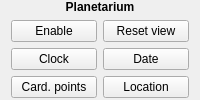
       <widget class="QFrame" name="groupSettings_2">
        <layout class="QGridLayout" name="gridLayout_5">
         <property name="topMargin">
          <number>0</number>
         </property>
         <property name="bottomMargin">
          <number>0</number>
         </property>
         <item row="0" column="0" colspan="2">
          <widget class="QLabel" name="label12_4">
           <property name="sizePolicy">
            <sizepolicy hsizetype="Preferred" vsizetype="Fixed">
             <horstretch>0</horstretch>
             <verstretch>0</verstretch>
            </sizepolicy>
           </property>
           <property name="text">
            <string>&lt;html&gt;&lt;head/&gt;&lt;body&gt;&lt;p&gt;&lt;span style=&quot; font-weight:600;&quot;&gt;Planetarium&lt;/span&gt;&lt;/p&gt;&lt;/body&gt;&lt;/html&gt;</string>
           </property>
           <property name="alignment">
            <set>Qt::AlignCenter</set>
           </property>
          </widget>
         </item>
         <item row="1" column="0">
          <widget class="QPushButton" name="btnInit">
           <property name="toolTip">
            <string>Enable Planetarium mode.</string>
           </property>
           <property name="text">
            <string>Enable</string>
           </property>
           <property name="checkable">
            <bool>true</bool>
           </property>
          </widget>
         </item>
         <item row="4" column="0">
          <widget class="QPushButton" name="btnShowCard">
           <property name="toolTip">
            <string>Show the PlanetC cardinal points.</string>
           </property>
           <property name="text">
            <string>Card. points</string>
           </property>
           <property name="checkable">
            <bool>true</bool>
           </property>
          </widget>
         </item>
         <item row="4" column="1">
          <widget class="QPushButton" name="btnShowLoc">
           <property name="text">
            <string>Location</string>
           </property>
           <property name="checkable">
            <bool>true</bool>
           </property>
           <property name="checked">
            <bool>false</bool>
           </property>
          </widget>
         </item>
         <item row="2" column="1">
          <widget class="QPushButton" name="btnShowDate">
           <property name="text">
            <string>Date</string>
           </property>
           <property name="checkable">
            <bool>true</bool>
           </property>
          </widget>
         </item>
         <item row="1" column="1">
          <widget class="QPushButton" name="btnResetView">
           <property name="toolTip">
            <string>Set the standard Planetarium view (FOV=180 deg, center at the zenith, North on the top).</string>
           </property>
           <property name="text">
            <string>Reset view</string>
           </property>
          </widget>
         </item>
         <item row="2" column="0">
          <widget class="QPushButton" name="btnShowClock">
           <property name="text">
            <string>Clock</string>
           </property>
           <property name="checkable">
            <bool>true</bool>
           </property>
          </widget>
         </item>
        </layout>
       </widget>
